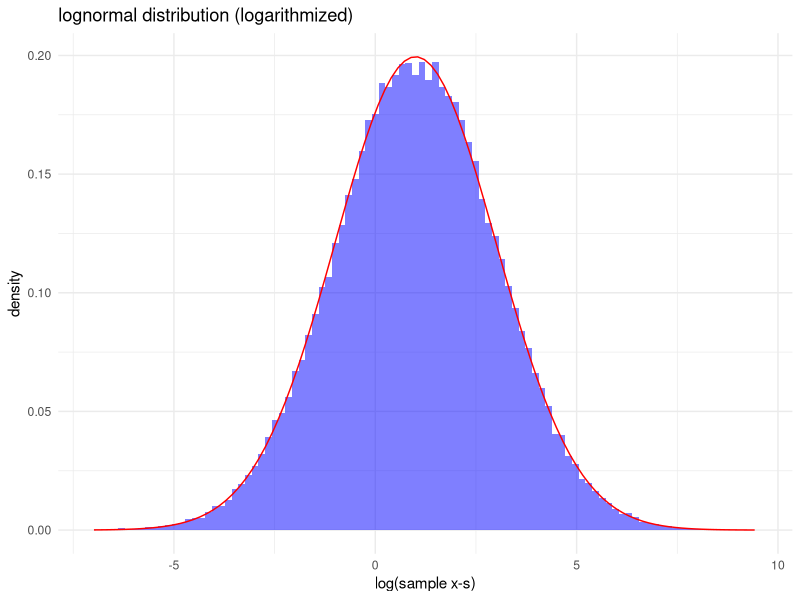

This figure's R source:
setwd("~/gabor/Egyetem/4. Félév/Statistical Modeling/rscriptek")
library(ggplot2)

lognormal_fn <- function(sample_size, mean,sd) {
  set.seed(17)
  #sampling based on user input
  sample <- rlnorm(sample_size,meanlog = mean, sdlog = sd)
  
  # theoretical measures
  theoretical_mean <- exp(mean +((sd^2)/2))
  theoretical_sd <- sqrt((exp(sd^2)-1)*exp(2*mean+sd^2))
  theoretical_median <- exp(mean)
  theoretical_95th <- exp(mean+qnorm(0.95)*sd)
  
  # empirical measures
  empirical_mean <- mean(sample)
  empirical_sd <- sd(sample)
  empirical_median <- median(sample)
  empirical_95th <- quantile(sample,0.95)
  
  # creating the result table for theoretical and empirical values
  results_table <- data.frame(
    statistics = c("mean", "SD", "median", "95th_perc"),
    theoretical = c(theoretical_mean,theoretical_sd, theoretical_median,theoretical_95th),
    empirical = c(empirical_mean, empirical_sd,empirical_median, empirical_95th)
  )
  
  print(results_table)
  
  # Create the histogram with logarithmizing the x values
  plot <- ggplot(data = data.frame(Sample =sample), mapping = aes(x = log(Sample))) +
    geom_histogram(aes(y =after_stat(density)), bins = 100, fill = "blue",alpha = 0.5) +
    stat_function(fun = function(x) dlnorm(exp(x),meanlog = mean, sdlog = sd)*exp(x), 
                  col = "red") +
    labs(title = "lognormal distribution (logarithmized)", x = "log(sample x-s)",y = "density") +
    theme_minimal()
  
  print(plot) # display the plot
  
  return(list(Data = results_table, Plot = plot))
}

# generating data and the plot
result <- lognormal_fn(100000, mean = 1, sd = 2)




